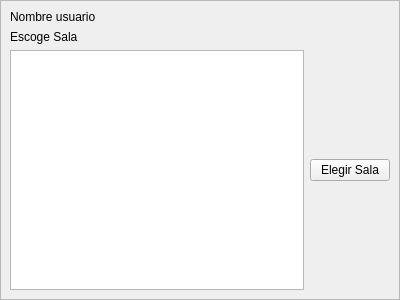
<?xml version="1.0" encoding="UTF-8"?>
<ui version="4.0">
 <class>ScrollArea</class>
 <widget class="QScrollArea" name="ScrollArea">
  <property name="geometry">
   <rect>
    <x>0</x>
    <y>0</y>
    <width>400</width>
    <height>300</height>
   </rect>
  </property>
  <property name="windowTitle">
   <string>ScrollArea</string>
  </property>
  <property name="widgetResizable">
   <bool>true</bool>
  </property>
  <widget class="QWidget" name="scrollAreaWidgetContents">
   <property name="geometry">
    <rect>
     <x>0</x>
     <y>0</y>
     <width>398</width>
     <height>298</height>
    </rect>
   </property>
   <layout class="QVBoxLayout" name="verticalLayout">
    <item>
     <widget class="QLabel" name="nombre_usuario">
      <property name="text">
       <string>Nombre usuario</string>
      </property>
     </widget>
    </item>
    <item>
     <widget class="QLabel" name="label">
      <property name="text">
       <string>Escoge Sala</string>
      </property>
     </widget>
    </item>
    <item>
     <layout class="QHBoxLayout" name="horizontalLayout">
      <item>
       <widget class="QListWidget" name="lista_salas"/>
      </item>
      <item>
       <layout class="QVBoxLayout" name="verticalLayout_6">
        <item>
         <widget class="QPushButton" name="aceptar_sala">
          <property name="text">
           <string>Elegir Sala</string>
          </property>
         </widget>
        </item>
       </layout>
      </item>
     </layout>
    </item>
   </layout>
   <zorder>label</zorder>
   <zorder>nombre_usuario</zorder>
  </widget>
 </widget>
 <resources/>
 <connections/>
</ui>
